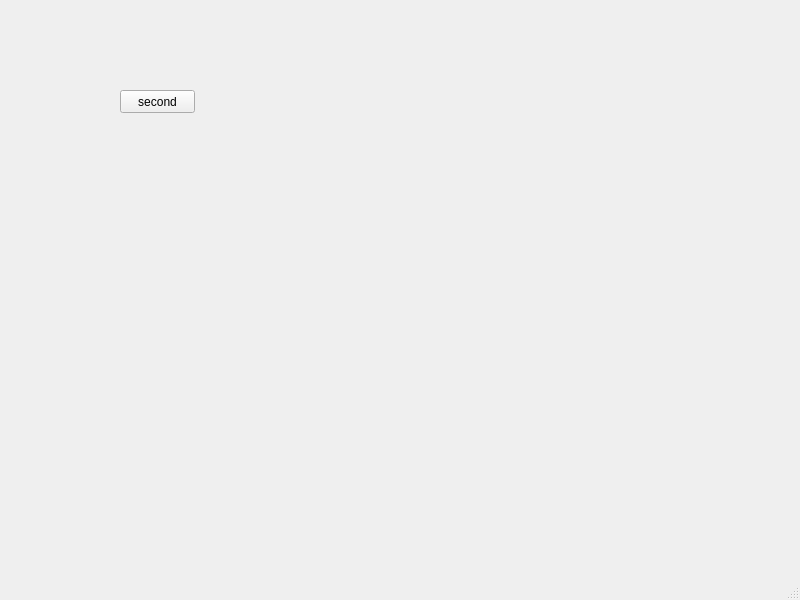
<?xml version="1.0" encoding="UTF-8"?>
<ui version="4.0">
 <class>MainWindow</class>
 <widget class="QMainWindow" name="MainWindow">
  <property name="geometry">
   <rect>
    <x>0</x>
    <y>0</y>
    <width>800</width>
    <height>600</height>
   </rect>
  </property>
  <property name="windowTitle">
   <string>MainWindow</string>
  </property>
  <widget class="QWidget" name="centralwidget">
   <widget class="QPushButton" name="pushButton">
    <property name="geometry">
     <rect>
      <x>120</x>
      <y>90</y>
      <width>75</width>
      <height>23</height>
     </rect>
    </property>
    <property name="text">
     <string>second</string>
    </property>
   </widget>
  </widget>
  <widget class="QMenuBar" name="menubar">
   <property name="geometry">
    <rect>
     <x>0</x>
     <y>0</y>
     <width>800</width>
     <height>21</height>
    </rect>
   </property>
  </widget>
  <widget class="QStatusBar" name="statusbar"/>
 </widget>
 <resources/>
 <connections/>
</ui>
